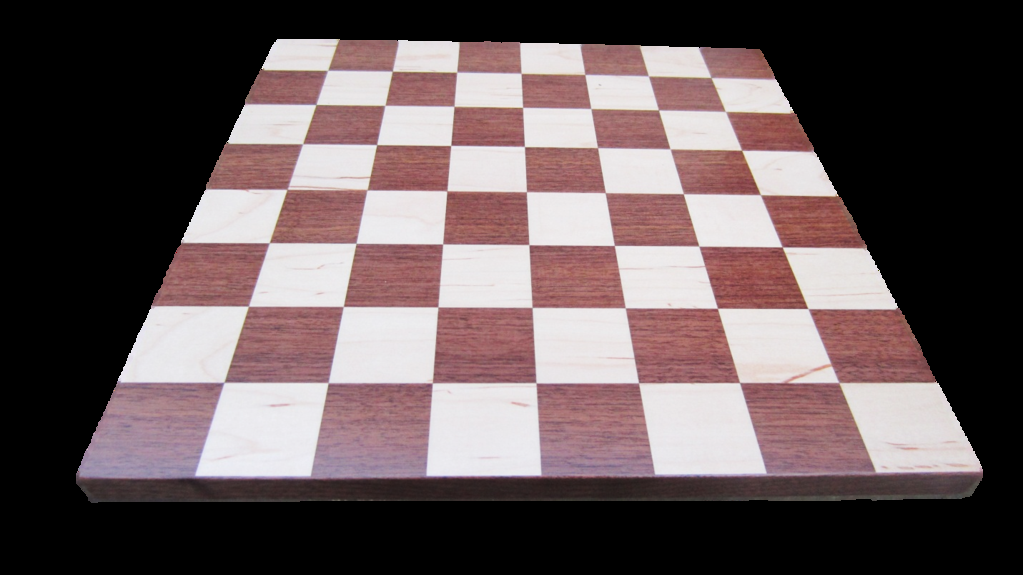
#> input picture lab-session/03-edge-and-region/data/chess.png, 1023 x 575 px
$ python 03_hough_lines.py
#> lines starting #> are read from the running program, lines starting #| are printed output that depends on the picture; after the words box and inside, x2 and y2 are one past the last pixel; in counts of white or black regions, pixels touching at a corner belong together
from pathlib import Path
import sys

import cv2
import numpy as np


BASE_DIR = Path(__file__).resolve().parents[1]
DATA_DIR = BASE_DIR / "data"
OUTPUT_DIR = BASE_DIR / "outputs"
OUTPUT_DIR.mkdir(exist_ok=True)


def main() -> None:
    image_path = DATA_DIR / "chess.png"
    image = cv2.imread(str(image_path))
#> image is the input picture: shape (575, 1023, 3); mean B, G, R 89.1, 87.9, 102.2

    if image is None:
        sys.exit(f"Could not open image: {image_path}")

    gray = cv2.cvtColor(image, cv2.COLOR_BGR2GRAY)
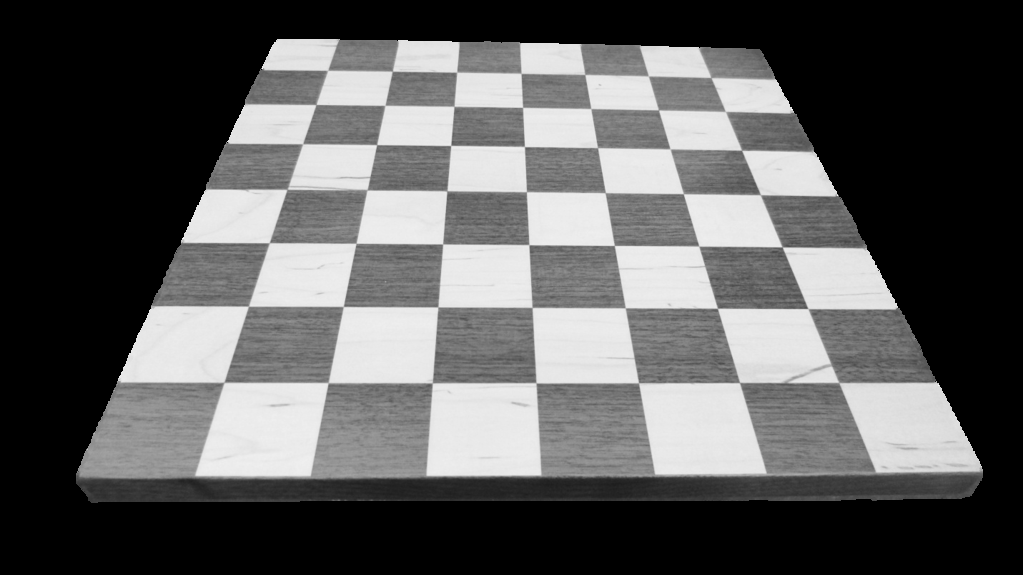
#> gray: shape (575, 1023); min 0, max 255, mean 92.3
    edges = cv2.Canny(gray, 100, 200)
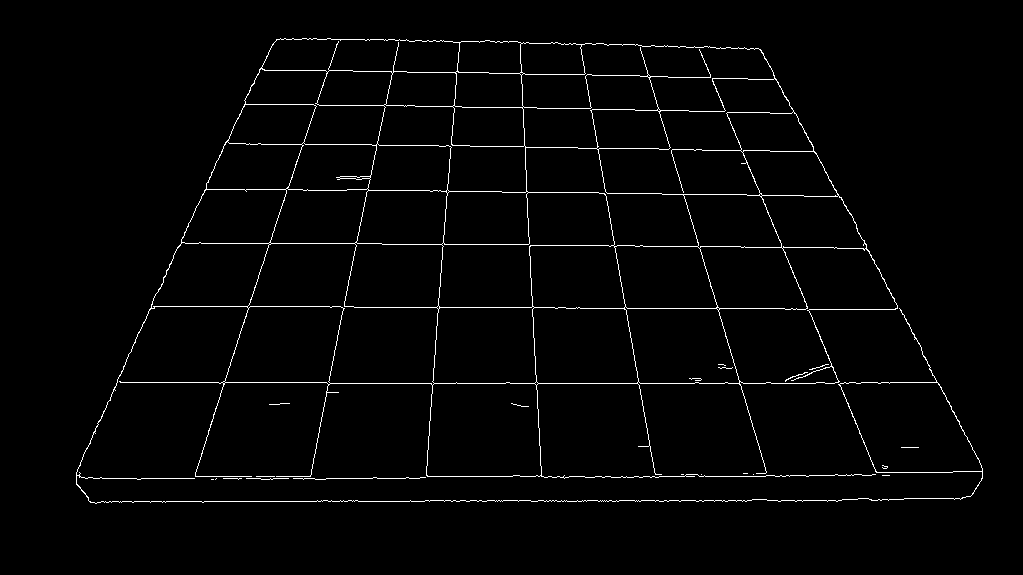
#> edges: shape (575, 1023); 1.9% white in thin lines or dots, all inside (x1, y1, x2, y2) = (76, 38, 983, 504)
    lines = cv2.HoughLines(edges, 1, np.pi / 180, 130)
#> lines = 29 rows, first 8: [383, 1.57], [501, 1.57], [476, 1.57], [137, 1.59], [99, 1.59], [478, 1.57], [64, 1.59], [182, 1.59]

    overlay = image.copy()
    line_count = 0
    if lines is not None:
        for line in lines:
            rho, theta = line[0]
            a = np.cos(theta)
            b = np.sin(theta)
            x0 = a * rho
            y0 = b * rho
            x1 = int(x0 + 1000 * (-b))
            y1 = int(y0 + 1000 * a)
            x2 = int(x0 - 1000 * (-b))
            y2 = int(y0 - 1000 * a)
            cv2.line(overlay, (x1, y1), (x2, y2), (0, 0, 255), 2)
            line_count += 1
#> this loop made 29 passes
#> (rho, theta, a, b, x0, y0, x1, y1) on passes 1 to 12: (383, 1.57, -4.37e-08, 1, -1.67e-05, 383, -1000, 382), (501, 1.57, -4.37e-08, 1, -2.19e-05, 501, -1000, 500), (476, 1.57, -4.37e-08, 1, -2.08e-05, 476, -1000, 475), (137, 1.59, -0.0175, 1, -2.39, 137, -1002, 119), (99, 1.59, -0.0175, 1, -1.73, 98.98, -1001, 81), (478, 1.57, -4.37e-08, 1, -2.09e-05, 478, -1000, 477), (64, 1.59, -0.0175, 1, -1.12, 63.99, -1000, 46), (182, 1.59, -0.0175, 1, -3.18, 182, -1003, 164), (331, 0.314, 0.951, 0.309, 314.8, 102.3, 5, 1053), (308, 1.57, -4.37e-08, 1, -1.35e-05, 308, -1000, 307), (-648, 2.65, -0.883, 0.469, 572.2, -304.2, 102, -1187), (-563, 2.97, -0.985, 0.174, 554.4, -97.76, 380, -1082)
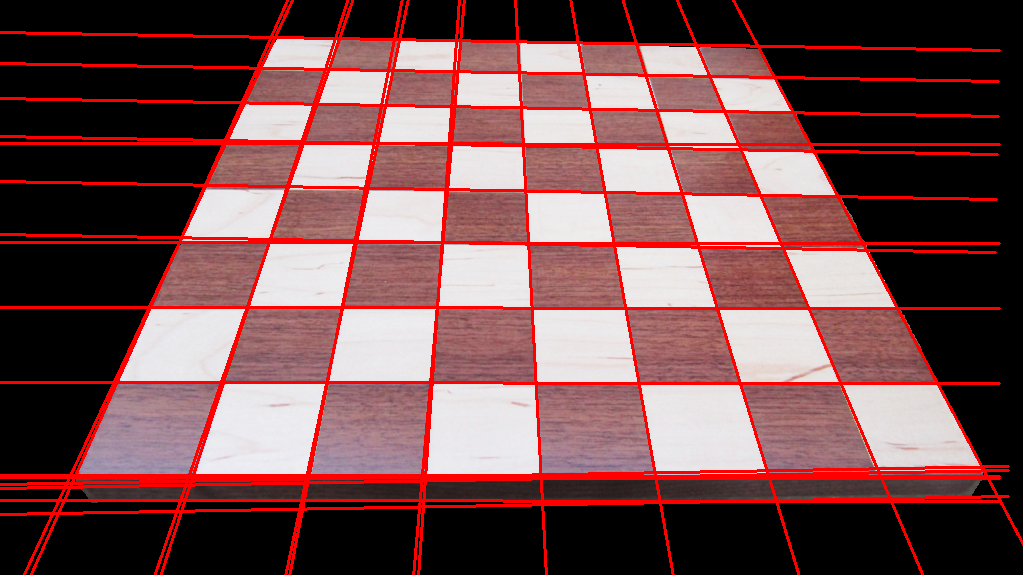
#> overlay: shape (575, 1023, 3); 10.76% of pixels changed, all inside (x1, y1, x2, y2) = (0, 0, 1023, 575)
#> after the loop, line_count = 29

    merged = np.hstack([image, cv2.cvtColor(edges, cv2.COLOR_GRAY2BGR), overlay])
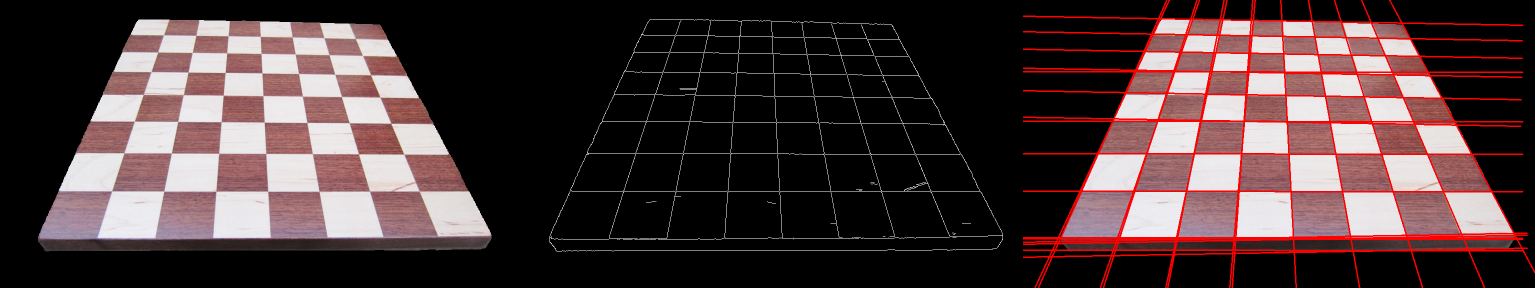
#> merged: shape (575, 3069, 3) (shown at 1/2 size); mean B, G, R 57.6, 56.9, 75.1
    output_path = OUTPUT_DIR / "hough_lines.png"
    cv2.imwrite(str(output_path), merged)

    cv2.imshow("Original | Edges | Hough Lines", merged)
    cv2.waitKey(0)
    cv2.destroyAllWindows()
    print(f"Detected lines: {line_count}")
#| Detected lines: 29
    print(f"Saved Hough line result to: {output_path}")


if __name__ == "__main__":
    main()
